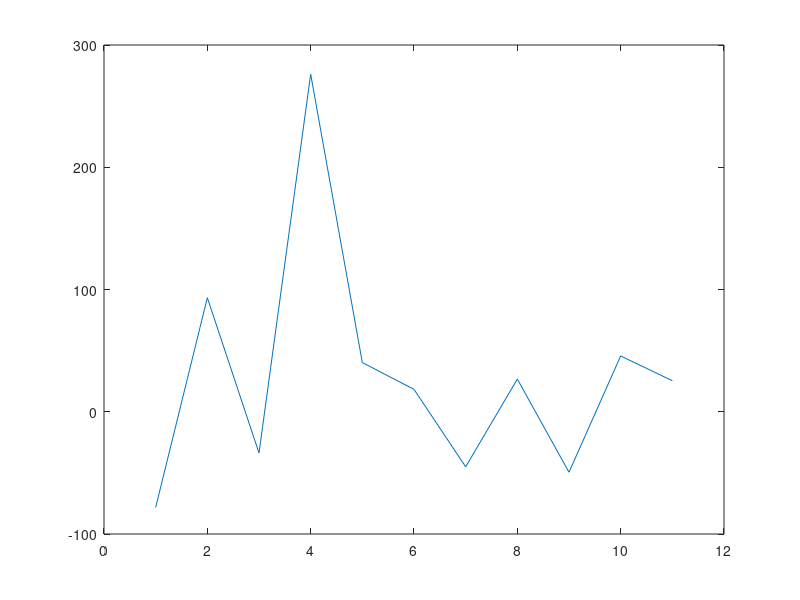
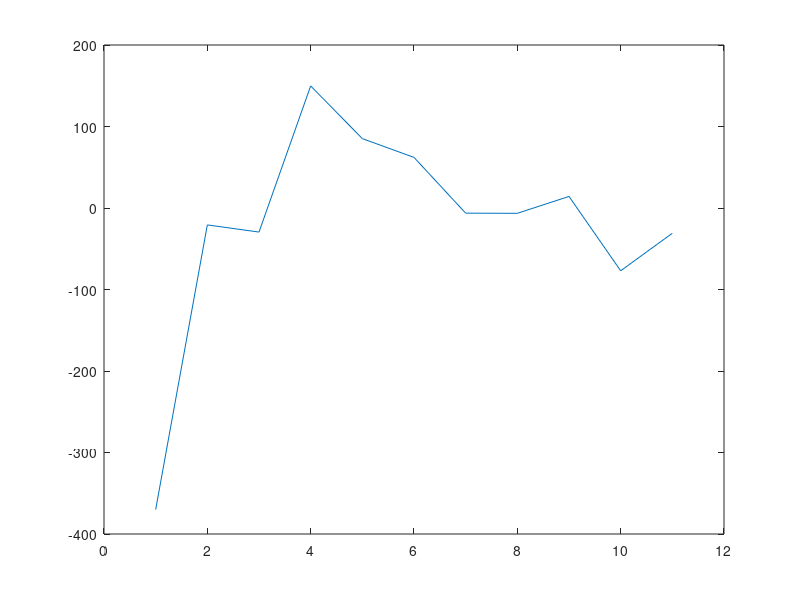
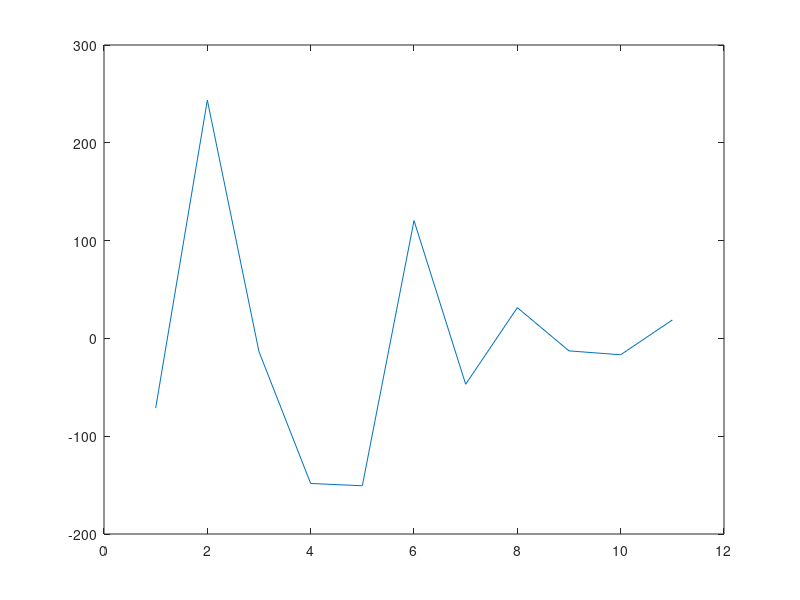
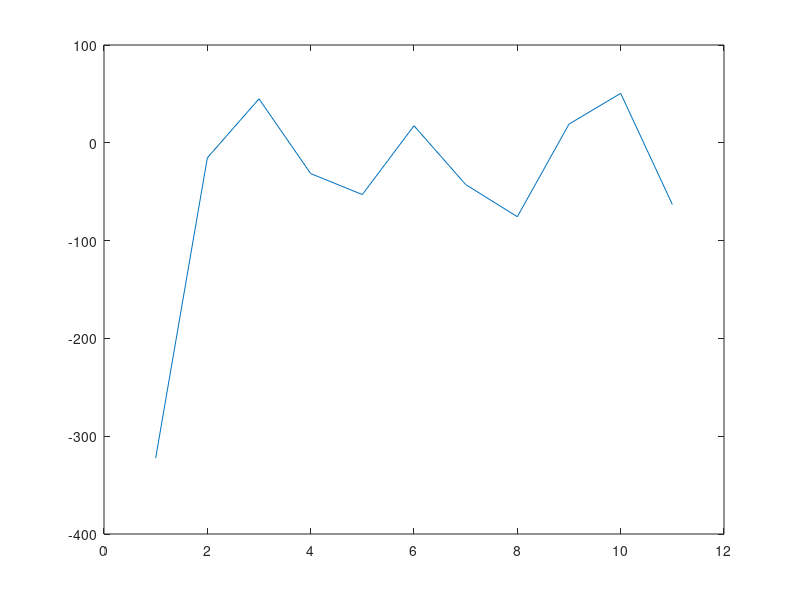

The MATLAB script that drew these images, in order:
clc;
clear;
close all;

% load data
load ('GlobalOdorStimMat.mat');

% difference power
diff = zeros(922,12);
diff(:,1) = (o_1o3o02_stim - o_1o3o02_prestim);
diff(:,2) = (o_1o3o04_stim - o_1o3o04_prestim);
diff(:,3) = (o_Acet02_stim - o_Acet02_prestim);
diff(:,4) = (o_Acet04_stim - o_Acet04_prestim);
diff(:,5) = (o_Bzald02_stim - o_Bzald02_prestim);
diff(:,6) = (o_Bzald04_stim - o_Bzald04_prestim);
diff(:,7) = (o_EA02_stim - o_EA02_prestim);
diff(:,8) = (o_EA04_stim - o_EA04_prestim);
diff(:,9) = (o_EB02_stim - o_EB02_prestim);
diff(:,10) = (o_EB04_stim - o_EB04_prestim);
diff(:,11) = (o_MH02_stim - o_MH02_prestim);
diff(:,12) = (o_MH04_stim - o_MH04_prestim);
diff = diff'; % transpose to get oders as observations and rois as features

% create labels
labels = {...
           '1o3o';'1o3o';...
           'Acet';'Acet';...
           'Bzald';'Bzald';...
           'EA';'EA';...
           'EB';'EB';...
           'MH';'MH';...
         };

% do pca
[coeff, score, latent] = pca(diff);

% plot score for each observation
for i=1:12
    figure;
    plot(1:11,score(i,:));
end